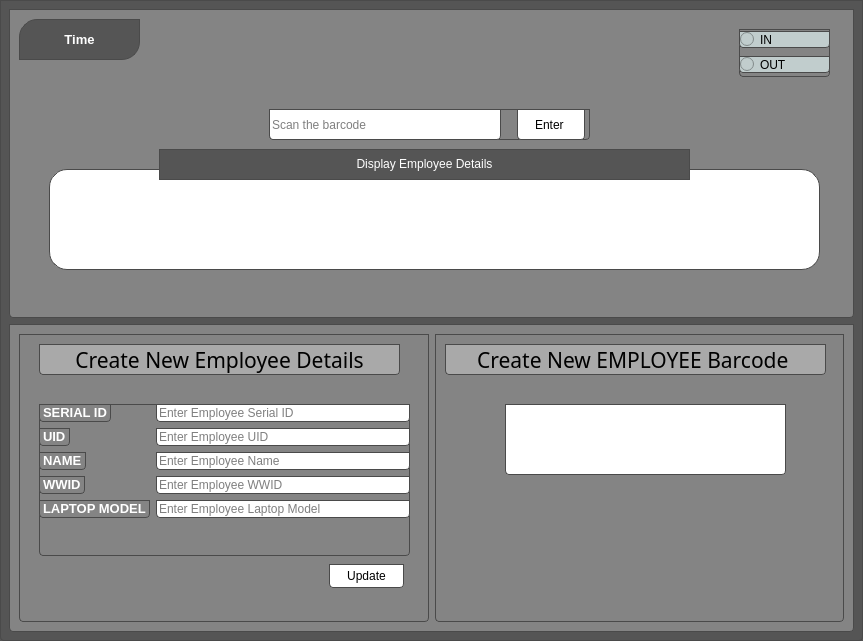
<?xml version="1.0" encoding="UTF-8"?>
<ui version="4.0">
 <class>MainWindow</class>
 <widget class="QMainWindow" name="MainWindow">
  <property name="geometry">
   <rect>
    <x>0</x>
    <y>0</y>
    <width>863</width>
    <height>641</height>
   </rect>
  </property>
  <property name="windowTitle">
   <string>MainWindow</string>
  </property>
  <property name="styleSheet">
   <string notr="true">background-color: rgb(85, 85, 85);

border: 1px solid #4a4a4a;
border-top-left-radius: 0;
border-top-right-radius: 0;
border-bottom-right-radius: 4px;
border-bottom-left-radius: 4px;</string>
  </property>
  <property name="documentMode">
   <bool>true</bool>
  </property>
  <widget class="QWidget" name="centralwidget">
   <layout class="QVBoxLayout" name="verticalLayout">
    <item>
     <widget class="QFrame" name="frame">
      <property name="styleSheet">
       <string notr="true">background-color: rgb(132, 132, 132);
</string>
      </property>
      <property name="frameShape">
       <enum>QFrame::StyledPanel</enum>
      </property>
      <property name="frameShadow">
       <enum>QFrame::Raised</enum>
      </property>
      <widget class="QLabel" name="display_user_details">
       <property name="geometry">
        <rect>
         <x>40</x>
         <y>160</y>
         <width>771</width>
         <height>101</height>
        </rect>
       </property>
       <property name="font">
        <font>
         <pointsize>14</pointsize>
         <bold>true</bold>
        </font>
       </property>
       <property name="styleSheet">
        <string notr="true">background-color: rgb(255, 255, 255);

border-top-left-radius: 18px;
border-top-right-radius: 18px;
border-bottom-right-radius: 18px;
border-bottom-left-radius: 18px;</string>
       </property>
       <property name="text">
        <string/>
       </property>
       <property name="alignment">
        <set>Qt::AlignCenter</set>
       </property>
      </widget>
      <widget class="QWidget" name="layoutWidget">
       <property name="geometry">
        <rect>
         <x>730</x>
         <y>20</y>
         <width>91</width>
         <height>48</height>
        </rect>
       </property>
       <layout class="QVBoxLayout" name="verticalLayout_2">
        <item>
         <widget class="QRadioButton" name="in_time">
          <property name="styleSheet">
           <string notr="true">background-color: rgb(193,205,205);</string>
          </property>
          <property name="text">
           <string>IN</string>
          </property>
         </widget>
        </item>
        <item>
         <widget class="QRadioButton" name="out_time">
          <property name="styleSheet">
           <string notr="true">background-color: rgb(193,205,205);</string>
          </property>
          <property name="text">
           <string>OUT</string>
          </property>
         </widget>
        </item>
       </layout>
      </widget>
      <widget class="QLabel" name="label_6">
       <property name="geometry">
        <rect>
         <x>150</x>
         <y>140</y>
         <width>531</width>
         <height>31</height>
        </rect>
       </property>
       <property name="styleSheet">
        <string notr="true">background-color: rgb(85, 85, 85);
font: 900 9pt &quot;Arial Black&quot;;

border-top-left-radius: 0px;
border-top-right-radius: 0px;
border-bottom-right-radius: 0px;
border-bottom-left-radius: 0px;</string>
       </property>
       <property name="frameShadow">
        <enum>QFrame::Plain</enum>
       </property>
       <property name="text">
        <string>&lt;html&gt;&lt;head/&gt;&lt;body&gt;&lt;p&gt;&lt;span style=&quot; color:#ffffff;&quot;&gt;Display Employee Details&lt;/span&gt;&lt;/p&gt;&lt;/body&gt;&lt;/html&gt;</string>
       </property>
       <property name="textFormat">
        <enum>Qt::RichText</enum>
       </property>
       <property name="alignment">
        <set>Qt::AlignCenter</set>
       </property>
      </widget>
      <widget class="QLabel" name="display_time">
       <property name="geometry">
        <rect>
         <x>10</x>
         <y>10</y>
         <width>121</width>
         <height>41</height>
        </rect>
       </property>
       <property name="font">
        <font>
         <pointsize>10</pointsize>
         <bold>true</bold>
        </font>
       </property>
       <property name="styleSheet">
        <string notr="true">background-color: rgb(85, 85, 85);

border-top-left-radius: 18px;
border-top-right-radius: 0px;
border-bottom-right-radius: 18px;
border-bottom-left-radius: 0px;</string>
       </property>
       <property name="text">
        <string>&lt;html&gt;&lt;head/&gt;&lt;body&gt;&lt;p&gt;&lt;span style=&quot; font-weight:700; color:#ffffff;&quot;&gt;Time&lt;/span&gt;&lt;/p&gt;&lt;/body&gt;&lt;/html&gt;</string>
       </property>
       <property name="alignment">
        <set>Qt::AlignCenter</set>
       </property>
      </widget>
      <widget class="QWidget" name="layoutWidget">
       <property name="geometry">
        <rect>
         <x>260</x>
         <y>100</y>
         <width>321</width>
         <height>31</height>
        </rect>
       </property>
       <layout class="QHBoxLayout" name="horizontalLayout">
        <property name="spacing">
         <number>16</number>
        </property>
        <property name="rightMargin">
         <number>5</number>
        </property>
        <item>
         <widget class="QLineEdit" name="scanbarcode">
          <property name="sizePolicy">
           <sizepolicy hsizetype="Expanding" vsizetype="Expanding">
            <horstretch>0</horstretch>
            <verstretch>0</verstretch>
           </sizepolicy>
          </property>
          <property name="styleSheet">
           <string notr="true">background-color: rgb(255, 255, 255);</string>
          </property>
          <property name="placeholderText">
           <string>Scan the barcode</string>
          </property>
         </widget>
        </item>
        <item>
         <widget class="QPushButton" name="enter">
          <property name="enabled">
           <bool>true</bool>
          </property>
          <property name="sizePolicy">
           <sizepolicy hsizetype="Maximum" vsizetype="MinimumExpanding">
            <horstretch>10</horstretch>
            <verstretch>0</verstretch>
           </sizepolicy>
          </property>
          <property name="styleSheet">
           <string notr="true">background-color: rgb(255, 255, 255);
font: 700 11pt &quot;Segoe UI&quot;;
</string>
          </property>
          <property name="text">
           <string>     Enter      </string>
          </property>
         </widget>
        </item>
       </layout>
      </widget>
     </widget>
    </item>
    <item>
     <widget class="QFrame" name="frame_2">
      <property name="styleSheet">
       <string notr="true">background-color: rgb(132, 132, 132);</string>
      </property>
      <property name="frameShape">
       <enum>QFrame::StyledPanel</enum>
      </property>
      <property name="frameShadow">
       <enum>QFrame::Raised</enum>
      </property>
      <layout class="QHBoxLayout" name="horizontalLayout_2">
       <item>
        <widget class="QFrame" name="frame_3">
         <property name="frameShape">
          <enum>QFrame::StyledPanel</enum>
         </property>
         <property name="frameShadow">
          <enum>QFrame::Raised</enum>
         </property>
         <widget class="QWidget" name="layoutWidget">
          <property name="geometry">
           <rect>
            <x>20</x>
            <y>70</y>
            <width>371</width>
            <height>152</height>
           </rect>
          </property>
          <layout class="QFormLayout" name="formLayout">
           <item row="0" column="0">
            <widget class="QLabel" name="serial_id">
             <property name="text">
              <string>&lt;html&gt;&lt;head/&gt;&lt;body&gt;&lt;p&gt;&lt;span style=&quot; font-size:10pt; font-weight:700; color:#ffffff;&quot;&gt;SERIAL ID&lt;/span&gt;&lt;/p&gt;&lt;/body&gt;&lt;/html&gt;</string>
             </property>
            </widget>
           </item>
           <item row="0" column="1">
            <widget class="QLineEdit" name="serialid_text">
             <property name="styleSheet">
              <string notr="true">background-color: rgb(255, 255, 255);</string>
             </property>
             <property name="inputMask">
              <string/>
             </property>
             <property name="text">
              <string/>
             </property>
             <property name="frame">
              <bool>true</bool>
             </property>
             <property name="cursorPosition">
              <number>0</number>
             </property>
             <property name="readOnly">
              <bool>false</bool>
             </property>
             <property name="placeholderText">
              <string>Enter Employee Serial ID</string>
             </property>
            </widget>
           </item>
           <item row="1" column="0">
            <widget class="QLabel" name="label">
             <property name="text">
              <string>&lt;html&gt;&lt;head/&gt;&lt;body&gt;&lt;p&gt;&lt;span style=&quot; font-size:10pt; font-weight:700; color:#ffffff;&quot;&gt;UID&lt;/span&gt;&lt;/p&gt;&lt;/body&gt;&lt;/html&gt;</string>
             </property>
            </widget>
           </item>
           <item row="1" column="1">
            <widget class="QLineEdit" name="uid_text">
             <property name="styleSheet">
              <string notr="true">background-color: rgb(255, 255, 255);</string>
             </property>
             <property name="inputMask">
              <string/>
             </property>
             <property name="text">
              <string/>
             </property>
             <property name="frame">
              <bool>true</bool>
             </property>
             <property name="cursorPosition">
              <number>0</number>
             </property>
             <property name="readOnly">
              <bool>false</bool>
             </property>
             <property name="placeholderText">
              <string>Enter Employee UID</string>
             </property>
            </widget>
           </item>
           <item row="2" column="0">
            <widget class="QLabel" name="label_2">
             <property name="styleSheet">
              <string notr="true">font: 9pt &quot;Segoe UI&quot;;</string>
             </property>
             <property name="text">
              <string>&lt;html&gt;&lt;head/&gt;&lt;body&gt;&lt;p&gt;&lt;span style=&quot; font-size:10pt; font-weight:700; color:#ffffff;&quot;&gt;NAME&lt;/span&gt;&lt;/p&gt;&lt;/body&gt;&lt;/html&gt;</string>
             </property>
            </widget>
           </item>
           <item row="3" column="0">
            <widget class="QLabel" name="label_3">
             <property name="text">
              <string>&lt;html&gt;&lt;head/&gt;&lt;body&gt;&lt;p&gt;&lt;span style=&quot; font-size:10pt; font-weight:700; color:#ffffff;&quot;&gt;WWID&lt;/span&gt;&lt;/p&gt;&lt;/body&gt;&lt;/html&gt;</string>
             </property>
            </widget>
           </item>
           <item row="3" column="1">
            <widget class="QLineEdit" name="wwid_text">
             <property name="styleSheet">
              <string notr="true">background-color: rgb(255, 255, 255);</string>
             </property>
             <property name="placeholderText">
              <string>Enter Employee WWID</string>
             </property>
            </widget>
           </item>
           <item row="4" column="0">
            <widget class="QLabel" name="label_4">
             <property name="text">
              <string>&lt;html&gt;&lt;head/&gt;&lt;body&gt;&lt;p&gt;&lt;span style=&quot; font-size:10pt; font-weight:700; color:#ffffff;&quot;&gt;LAPTOP MODEL&lt;/span&gt;&lt;/p&gt;&lt;/body&gt;&lt;/html&gt;</string>
             </property>
            </widget>
           </item>
           <item row="4" column="1">
            <widget class="QLineEdit" name="model_text">
             <property name="styleSheet">
              <string notr="true">background-color: rgb(255, 255, 255);</string>
             </property>
             <property name="placeholderText">
              <string>Enter Employee Laptop Model</string>
             </property>
            </widget>
           </item>
           <item row="2" column="1">
            <widget class="QLineEdit" name="name_text">
             <property name="styleSheet">
              <string notr="true">background-color: rgb(255, 255, 255);</string>
             </property>
             <property name="placeholderText">
              <string>Enter Employee Name</string>
             </property>
            </widget>
           </item>
          </layout>
         </widget>
         <widget class="QPushButton" name="update_key">
          <property name="geometry">
           <rect>
            <x>310</x>
            <y>230</y>
            <width>75</width>
            <height>24</height>
           </rect>
          </property>
          <property name="styleSheet">
           <string notr="true">font: 700 9pt &quot;Segoe UI&quot;;
background-color: rgb(255, 255, 255);
</string>
          </property>
          <property name="text">
           <string>Update</string>
          </property>
         </widget>
         <widget class="QLabel" name="label_5">
          <property name="geometry">
           <rect>
            <x>20</x>
            <y>10</y>
            <width>361</width>
            <height>31</height>
           </rect>
          </property>
          <property name="font">
           <font>
            <family>Stencil</family>
            <pointsize>20</pointsize>
            <italic>false</italic>
            <bold>false</bold>
           </font>
          </property>
          <property name="styleSheet">
           <string notr="true">
font: 20pt &quot;Stencil&quot;;
background-color: rgb(169,169,169);</string>
          </property>
          <property name="text">
           <string>&lt;html&gt;&lt;head/&gt;&lt;body&gt;&lt;p&gt;&lt;span style=&quot; font-size:16pt;&quot;&gt;Create New Employee Details&lt;/span&gt;&lt;/p&gt;&lt;/body&gt;&lt;/html&gt;</string>
          </property>
          <property name="scaledContents">
           <bool>false</bool>
          </property>
          <property name="alignment">
           <set>Qt::AlignCenter</set>
          </property>
         </widget>
        </widget>
       </item>
       <item>
        <widget class="QFrame" name="frame_4">
         <property name="frameShape">
          <enum>QFrame::StyledPanel</enum>
         </property>
         <property name="frameShadow">
          <enum>QFrame::Raised</enum>
         </property>
         <widget class="QLabel" name="label_7">
          <property name="geometry">
           <rect>
            <x>10</x>
            <y>10</y>
            <width>381</width>
            <height>31</height>
           </rect>
          </property>
          <property name="font">
           <font>
            <family>Stencil</family>
            <pointsize>20</pointsize>
            <italic>false</italic>
            <bold>false</bold>
           </font>
          </property>
          <property name="styleSheet">
           <string notr="true">
font: 20pt &quot;Stencil&quot;;
background-color: rgb(169,169,169);</string>
          </property>
          <property name="text">
           <string>&lt;html&gt;&lt;head/&gt;&lt;body&gt;&lt;p&gt;&lt;span style=&quot; font-size:16pt;&quot;&gt;Create New EMPLOYEE Barcode &lt;/span&gt;&lt;/p&gt;&lt;/body&gt;&lt;/html&gt;</string>
          </property>
          <property name="scaledContents">
           <bool>false</bool>
          </property>
          <property name="alignment">
           <set>Qt::AlignCenter</set>
          </property>
         </widget>
         <widget class="QLabel" name="label_8">
          <property name="geometry">
           <rect>
            <x>70</x>
            <y>70</y>
            <width>281</width>
            <height>71</height>
           </rect>
          </property>
          <property name="styleSheet">
           <string notr="true">background-color: rgb(255, 255, 255);</string>
          </property>
          <property name="text">
           <string/>
          </property>
         </widget>
        </widget>
       </item>
      </layout>
     </widget>
    </item>
   </layout>
  </widget>
 </widget>
 <resources/>
 <connections/>
</ui>
